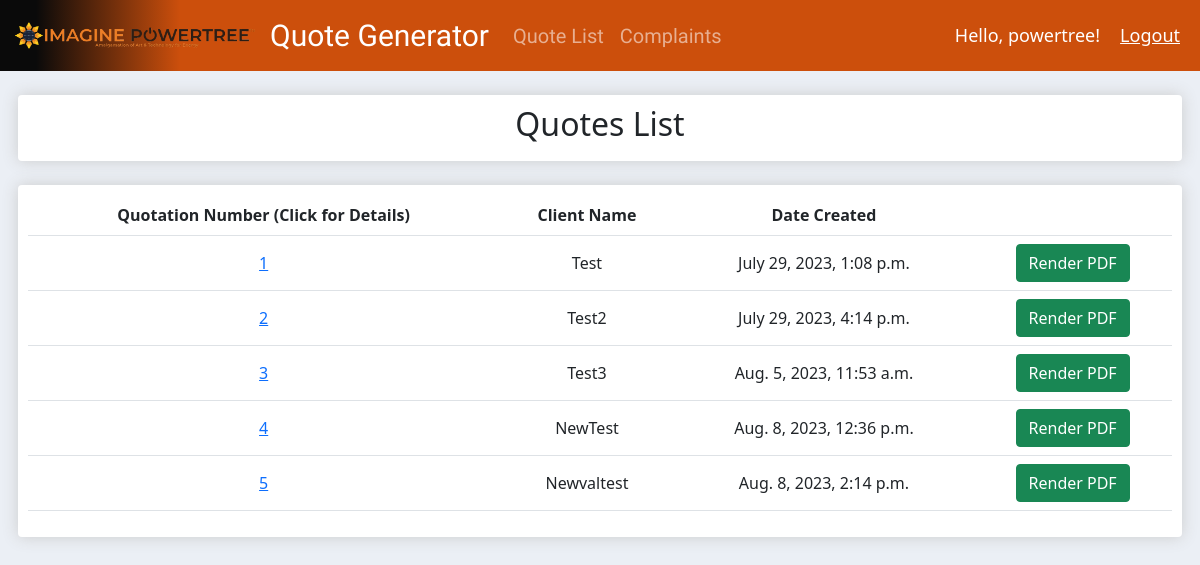
Page /quotelist/ (signed in) on the committed database.
### quoteform/models.py (models this page shows, shortened)
class QuoteDetails(models.Model):
    TREESYSTEMS = (
        ('Solar Rooftop System', 'Solar Rooftop System'),
        ('Solar Gazebo System', 'Solar Gazebo System'),
        ('Solar Hybrid System', 'Solar Hybrid System'),
    )
    MODULES = (
        ('Mono Bifacial - 330/335/340W', 'Mono Bifacial - 330/335/340W'),
        ('Mono Perc - 535/540/545W', 'Mono Perc - 535/540/545W'),
        ('Poly Crystalline - 535/540/545W', 'Poly Crystalline - 535/540/545W'),
    )
    PANELS = (
        ('Rayzon', 'Rayzon'),
        ('Adani', 'Adani'),
        ('Goldi', 'Goldi'),
        ('Waree', 'Waree'),
        ('Pahal', 'Pahal'),
    )
    INVERTERS = (
        ('KSolare', 'KSolare'),
        ('Solaryaan', 'Solaryaan'),
        ('Solis', 'Solis'),
        ('Polycab', 'Polycab'),
        ('Sofar', 'Sofar'),
        ('Sungrow', 'Sungrow'),
        ('GrowWATT', 'GrowWATT'),
    )
    name = models.CharField(max_length = 500, null = True)
    whatsapp = models.CharField(max_length = 15, null = True)
    location = models.CharField(max_length = 100, null = True)
    email = models.CharField(max_length = 100, null = True, blank = True)
    treesystem = models.TextField(max_length = 50, choices = TREESYSTEMS, default = 'Choose Tree System...')
    capacity = models.IntegerField(null = True)
    module = models.TextField(max_length = 50, choices = MODULES, default = 'Choose Module...')
    panel = MultiSelectField(choices = PANELS, max_choices = 4, max_length = 100)
    inverter = MultiSelectField(choices = INVERTERS, max_choices = 7, max_length = 100)
    price = models.FloatField(null = True)
    discount = models.IntegerField(default = 0, null = True, blank = True)
    additional = models.FloatField(default = 0, null = True, blank = True)
    revision = models.FloatField(null = True)
    created_date = models.DateTimeField(default = timezone.now, null = True)
    revision_date = models.DateTimeField(auto_now_add = True, null = True)

### quoteform/views.py (the view)
# urls.py: path('quotelist/', views.quoteList, name = "quotelist"),
@login_required(login_url = 'login')
def quoteList(request):
    quotes = QuoteDetails.objects.all().order_by('created_date')
    context = {'quotes': quotes}
    return render(request, 'quoteform/quotelist.html', context)

### quoteform/templates/quoteform/quotelist.html
{% extends 'quoteform/base.html' %}
{% block content %}
{% load static %}
{% include 'quoteform/navbar.html' %}
<br>
<div class="row" style="margin-left: 0.5%; margin-right: 0.5%;">
    <div class="col-lg-12">
        <div class="box-element">
            <h2 style="text-align: center;">Quotes List</h2>
        </div>
        <br>
        <div class="box-element" style="text-align: center;">
            <table class="table align-middle">
                <tbody>
                    <tr>
                        <th>Quotation Number (Click for Details)</th>
                        <th>Client Name</th>
                        <th>Date Created</th>
                        <th></th>
                    </tr>
                    {% for quote in quotes %}
                    <tr>
                        <td><a href="{% url 'quotedetail' pk=quote.pk %}">{{quote.id}}</a></td>
                        <td>{{quote.name}}</td>
                        <td>{{quote.created_date}}</td>
                        <td><a style="text-decoration: none; color: white;" href="{% url 'renderpdf' pk=quote.pk %}"><button class="btn btn-success">Render PDF</button></a></td>
                    </tr>
                    {% endfor %}
                </tbody>
            </table>
        </div>
    </div>
</div>
{% endblock %}

### quoteform/templates/quoteform/navbar.html (shortened to what this page needs)
{% load static %}
<nav class="navbar navbar-expand-lg navbar-dark navbar-expand" style= "background: linear-gradient(90deg, rgb(10, 10, 10) 3%, rgb(204, 79, 12) 15%)" >
    <img src="{% static '/images/PowerTreeLogo.png' %} " width="20%" height="20%" style="margin-left: 15px; margin-right: 15px;">
    <a class="navbar-brand" style="text-align: center; font-family: 'Ubuntu', sans-serif; font-size: 30px; text-align: center;" href="{% url 'quoteform' %}">Quote Generator</a>
    <div class="collapse navbar-collapse" id="navbarNav">
        <ul class="navbar-nav">
          <li class="nav-item active" style="text-align: center; font-family: 'Ubuntu', sans-serif; font-size: 20px; text-align: center; color: #ffffff;">
            <a class="nav-link" href="{% url 'quotelist' %}">Quote List</a>
          </li>
          <li class="nav-item active" style="text-align: center; font-family: 'Ubuntu', sans-serif; font-size: 20px; text-align: center; color: #ffffff;">
            <a class="nav-link" href="{% url 'showcsv' %}">Complaints</a>
          </li>
        </ul>
    </div>
    <span class="hello-msg">Hello, {{request.user}}!</span>
    <span><a class="hello-msg" href="{% url 'logout' %}">Logout</a></span>
</nav>

### static/css/main.css (style rules this page uses)
html { margin: 0; padding: 0; }
body { background-color: #ebeff5; margin: 0; padding: 0; }
.box-element { box-shadow:hsl(0, 0%, 80%) 0 0 16px; background-color: #fff; border-radius: 4px; padding: 10px; }

### quoteform/templates/quoteform/navbar.html (style rules this page uses)
.hello-msg { font-size: 18px; color: #ffffff; margin-right: 20px; }

### rows in the picture
QuoteDetails: id "1", name "Test", created_date "July 29, 2023, 1:08 p.m."
QuoteDetails: id "2", name "Test2", created_date "July 29, 2023, 4:14 p.m."
QuoteDetails: id "3", name "Test3", created_date "Aug. 5, 2023, 11:53 a.m."
QuoteDetails: id "4", name "NewTest", created_date "Aug. 8, 2023, 12:36 p.m."
QuoteDetails: id "5", name "Newvaltest", created_date "Aug. 8, 2023, 2:14 p.m."

### other values in the picture
{{ request.user }} "powertree"
